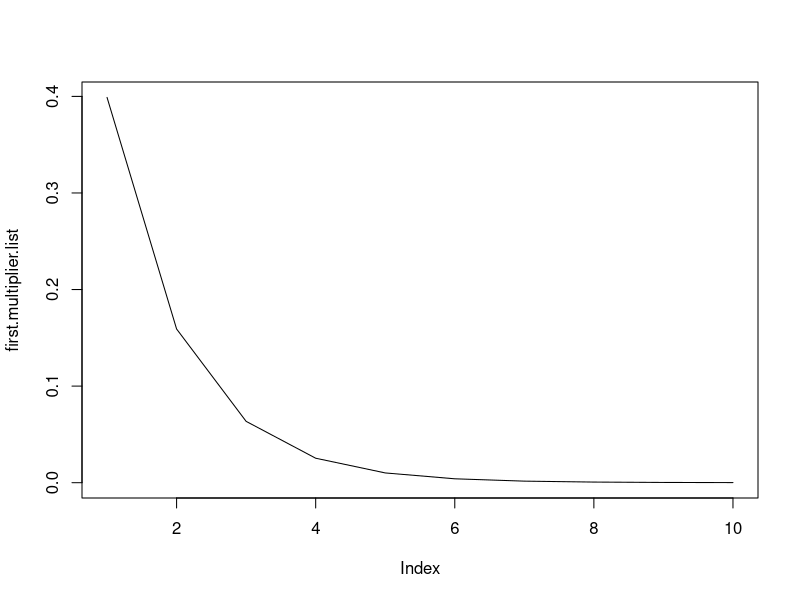
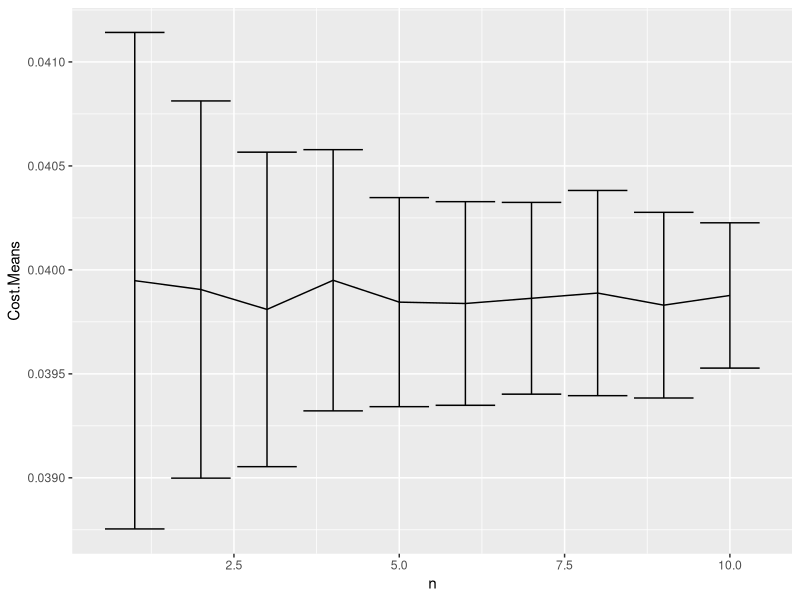

Write R code to recreate these figures, in order. (Note: a time limit stopped this script after it produced the figures.)
## ---- chunk 1
library(ggplot2)
library(magrittr)
## ---- chunk 2
first.multiplier <- function(D){
  return(1/((2*pi)^(D/2)))
}
## ---- chunk 3
D.seq <- seq(1, from=1, to=10)

first.multiplier.list <- sapply(D.seq, FUN=first.multiplier)

plot(first.multiplier.list,  type = "l")
## ---- chunk 4
exponent.function <- function(x){
  return((-1/2)*(t(x)%*%x))
}

D <- 10
x <- as.matrix(runif(D, min = -5, max = 5), nrow=1, ncol=D)

exponent.function(x)
## ---- chunk 5
cost.function.crude <- function(x, D){
  first.multiplier.sim <- first.multiplier(D)
  exponent.sim <- exponent.function(x)
  return(first.multiplier.sim * exp(exponent.sim))
}
## ---- chunk 6
n <- 1
D <- 2
x <- as.matrix(runif(D*n, min = -5, max = 5), nrow=n, ncol=D)
## ---- chunk 7
cost.function.crude.apply <- function(x, D){
  return(mean(apply(x, 1, FUN = cost.function.crude, D=D)))
}
cost.function.crude.apply(x, D)
## ---- chunk 8
n.increments <- seq(from = 1000, to = 10000, by = 1000)

generate.x.list <- function(n, D){
  x <- as.matrix(runif(D*n, min = -5, max = 5), nrow=n, ncol=D)
  return(x)
}

x.list <- lapply(n.increments, FUN = generate.x.list, D=D)
## ---- chunk 9
crude.cost.sim.1 <- replicate(100, sapply(lapply(n.increments, FUN = generate.x.list, D=D), FUN = cost.function.crude.apply, D=D))
## ---- chunk 10
crude.cost.sim.1.means <- apply(crude.cost.sim.1, 1, FUN = mean)
crude.cost.sim.1.sd <- apply(crude.cost.sim.1, 1, FUN = sd)
n <- 1:10
crude.cost.sim.1.results <- cbind(n, crude.cost.sim.1.means, crude.cost.sim.1.sd) %>% as.data.frame()
colnames(crude.cost.sim.1.results) <- c("n", "Cost.Means", "Cost.Standard.Deviation")
## ---- chunk 11
limits <- aes(ymax = Cost.Means + Cost.Standard.Deviation, ymin = Cost.Means - Cost.Standard.Deviation)
ggplot(crude.cost.sim.1.results, aes(x=n, y=Cost.Means)) + geom_line() + geom_errorbar(limits)
## ---- chunk 12
D.2 = 2
crude.cost.sim.2 <- replicate(100, sapply(lapply(n.increments, FUN = generate.x.list, D = D.2), FUN = cost.function.crude.apply, D = D.2))

(target.D.2 <- (1/10)^2)
## ---- chunk 13
crude.cost.sim.2.means <- apply(crude.cost.sim.2, 1, FUN = mean)
crude.cost.sim.2.sd <- apply(crude.cost.sim.2, 1, FUN = sd)
n <- 1:10
crude.cost.sim.2.results <- cbind(n, crude.cost.sim.2.means, crude.cost.sim.2.sd) %>% as.data.frame()
colnames(crude.cost.sim.2.results) <- c("n", "Cost.Means", "Cost.Standard.Deviation")
## ---- chunk 14
limits.2 <- aes(ymax = Cost.Means + Cost.Standard.Deviation, ymin = Cost.Means - Cost.Standard.Deviation)
ggplot(crude.cost.sim.2.results, aes(x=n, y=Cost.Means)) + geom_line() + geom_errorbar(limits.2)
